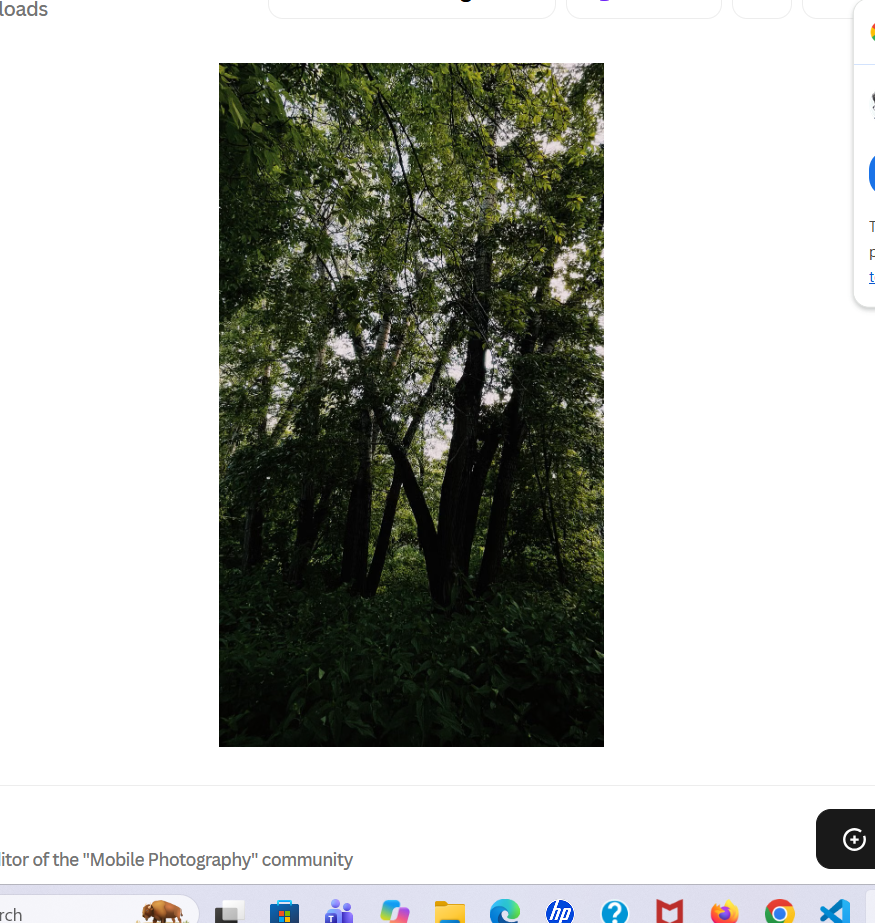
#> input picture screenshot_cropping/input/Screenshot.png, 875 x 923 px, found by its file name
$ python crop.py
#> lines starting #> are read from the running program, lines starting #| are printed output that depends on the picture

from PIL import Image
import os

# Step 1: Create a function for cropping
def crop_image(image_path, coordinates, padding=20):

    # Step 2: Open the screenshot
#> called with image_path = 'input/Screenshot.png', coordinates = (500, 300, 800, 400), padding = 20
    image = Image.open(image_path)
#> image is the input picture: PIL image 875x923 RGBA; mean R, G, B, A 182.5, 184.5, 179.4, 255

    # Step 3: Get image width and height
    width, height = image.size
#> width = 875; height = 923

    # Step 4: Get coordinates
    x1, y1, x2, y2 = coordinates

    # Step 5: Add padding
    x1 = x1 - padding
    y1 = y1 - padding
    x2 = x2 + padding
    y2 = y2 + padding

    # Step 6: Keep coordinates inside image
    x1 = max(0, x1)
    y1 = max(0, y1)
    x2 = min(width, x2)
#> x2 = 820
    y2 = min(height, y2)
#> y2 = 420

    # Step 7: Check coordinates
    if x1 >= x2 or y1 >= y2:
        print("Invalid coordinates!")
        return

    # Step 8: Crop the image
    cropped = image.crop((x1, y1, x2, y2))
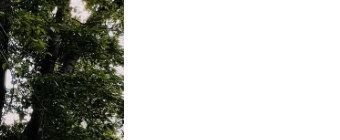
#> cropped: PIL image 340x140 RGBA; mean R, G, B, A 182.5, 183.7, 178.3, 255

    # Step 9: Create output folder
    os.makedirs("output", exist_ok=True)

    # Step 10: Save cropped image
    cropped.save("output/cropped_ui.png")

    print("Cropping completed successfully!")
    print("Original size:", image.size)
#| Original size: (875, 923)
    print("Cropped size:", cropped.size)
#| Cropped size: (340, 140)
    print("Saved in output folder!")


# Step 11: Give screenshot location
image_path = "input/Screenshot.png"

# Step 12: Give example coordinates
coordinates = (500, 300, 800, 400)

# Step 13: Run the function
crop_image(image_path, coordinates, padding=20)
